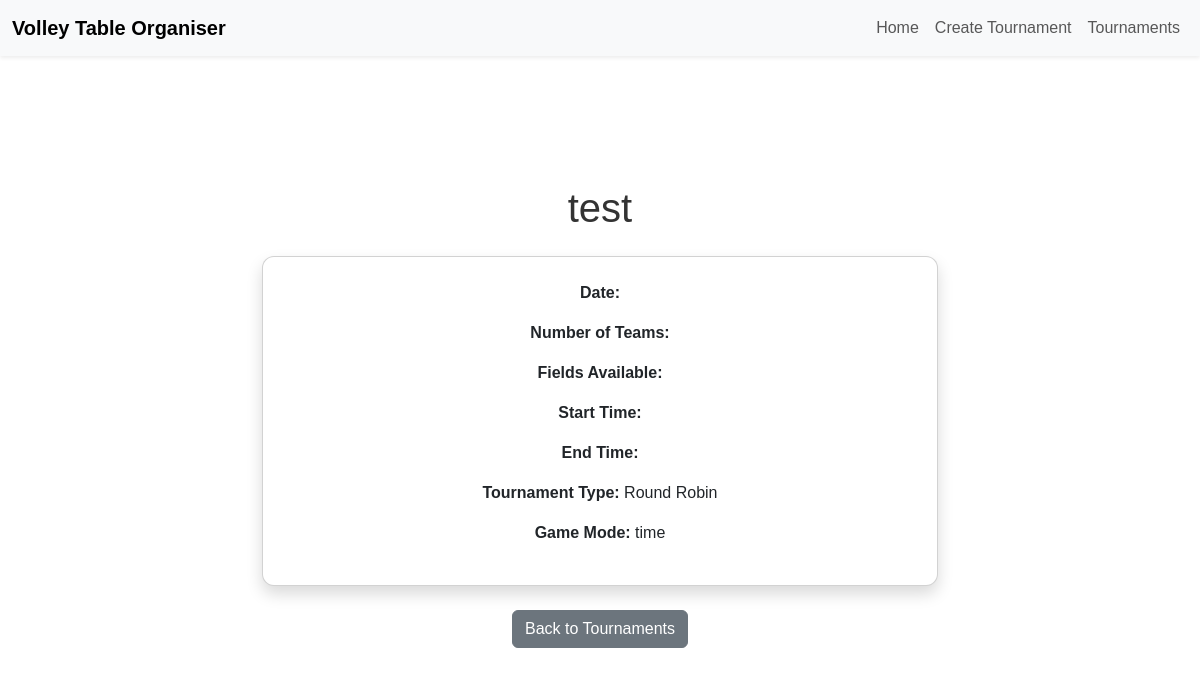
/tournament/3, run on the app's committed database.
### tables this page shows
CREATE TABLE tournaments (
    id INTEGER PRIMARY KEY AUTOINCREMENT,
    name TEXT,
    date TEXT,
    teams INTEGER,
    fields INTEGER,
    start_time TEXT,
    end_time TEXT,
    tournament_type TEXT,
    game_mode TEXT
);

### app.py (the view)
@app.route("/tournament/<int:tournament_id>")
def tournament_details(tournament_id):
    connection = sqlite3.connect("tournaments.db")
    cursor = connection.cursor()
    cursor.execute("SELECT * FROM tournaments WHERE id = ?", (tournament_id,))
    tournament = cursor.fetchone()
    connection.close()
    if tournament is None:
        return "Tournament not found"
    return render_template("tournament_details.html", t=tournament)

### templates/tournament_details.html (shortened to what this page needs)
{% extends "base.html" %}
{% block content %}
<div class="container mt-4" style="max-width: 700px;">
    <h1 class="text-center mb-4">{{ t[1] }}</h1>
    <div class="card p-4 shadow" style="border-radius: 12px;">
        <p><strong>Date:</strong> {{ t[2] }}</p>
        <p><strong>Number of Teams:</strong> {{ t[3] }}</p>
        <p><strong>Fields Available:</strong> {{ t[4] }}</p>
        <p><strong>Start Time:</strong> {{ t[5] }}</p>
        <p><strong>End Time:</strong> {{ t[6] }}</p>
        <p><strong>Tournament Type:</strong> {{ t[7] }}</p>
        <p><strong>Game Mode:</strong> {{ t[8] }}</p>
    </div>
    <div class="text-center mt-4">
        <a href="/tournaments" class="btn btn-secondary">Back to Tournaments</a>
    </div>
</div>
{% endblock %}

### static/style.css (style rules this page uses)
body { background: #ffffff; color: #333; text-align: center; padding-top: 80px; font-family: Arial, sans-serif; }

### data on the page
tournaments: name "test", tournament_type "Round Robin", game_mode "time"
